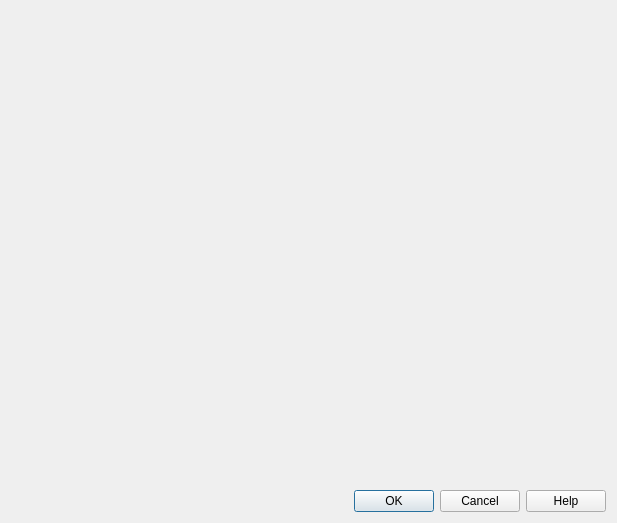
<?xml version="1.0" encoding="UTF-8"?>
<ui version="4.0">
 <class>ProjectionDialog</class>
 <widget class="QDialog" name="ProjectionDialog">
  <property name="geometry">
   <rect>
    <x>0</x>
    <y>0</y>
    <width>617</width>
    <height>523</height>
   </rect>
  </property>
  <property name="windowTitle">
   <string>Projection Model Configuration</string>
  </property>
  <property name="windowIcon">
   <iconset resource="resources.qrc">
    <normaloff>:/icons/autogcp.png</normaloff>:/icons/autogcp.png</iconset>
  </property>
  <layout class="QGridLayout" name="gridLayout">
   <item row="1" column="0" colspan="2">
    <widget class="QDialogButtonBox" name="buttonBox">
     <property name="standardButtons">
      <set>QDialogButtonBox::Cancel|QDialogButtonBox::Help|QDialogButtonBox::Ok</set>
     </property>
     <property name="centerButtons">
      <bool>false</bool>
     </property>
    </widget>
   </item>
   <item row="0" column="0" colspan="2">
    <widget class="QgsProjectionSelector" name="widget" native="true"/>
   </item>
  </layout>
 </widget>
 <customwidgets>
  <customwidget>
   <class>QgsProjectionSelector</class>
   <extends>QWidget</extends>
   <header>qgis.gui</header>
   <container>1</container>
  </customwidget>
 </customwidgets>
 <resources>
  <include location="resources.qrc"/>
 </resources>
 <connections/>
</ui>
